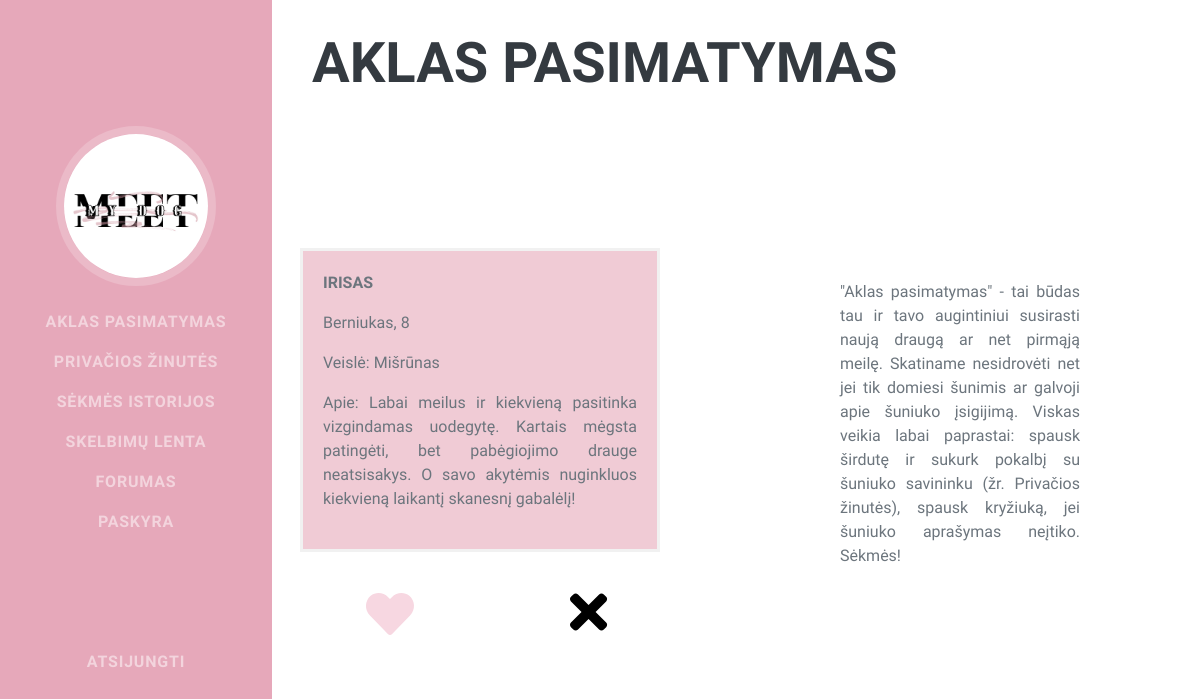
The app's page /date (signed in) with its own data.
### tables this page shows
CREATE TABLE 'information' (id INTEGER NOT NULL, breed TEXT, about_me TEXT, about_dog TEXT, 'dog_age' INTEGER DEFAULT 0, 'dog_name' text DEFAULT '-', 'dog_gender' text DEFAULT '-');

### application.py (the view)
@app.route("/date", methods=["GET", "POST"])
@login_required
def date():
    global person_id
    if request.method == "POST":
        if request.form.get("heart") == "H": # add person to chats
            title = get_title(session["user_id"], person_id)
            db.execute(f"CREATE TABLE IF NOT EXISTS '{title}' ('id' INTEGER PRIMARY KEY AUTOINCREMENT NOT NULL, 'sent_from' INTEGER NOT NULL, 'message' TEXT NOT NULL)")
            title2 = str(db.execute("SELECT name FROM users WHERE id = :ID", ID=session["user_id"])[0]['name']) + str(session["user_id"])
            if not db.execute(f"SELECT id FROM '{title2}' WHERE talk_with = :person_id", person_id=person_id):
                db.execute(f"INSERT INTO '{title2}' (talk_with) VALUES (:person_id)", person_id=person_id)
            return redirect("/date")
        if request.form.get("cross") == "C":
            return redirect("/date")
    else:
        MAX = len(db.execute("SELECT * FROM users"))
        num = random.randint(1, MAX)
        while num == session['user_id']:
            num = random.randint(1, MAX)
        information = db.execute("SELECT * FROM information WHERE id=:ID", ID = num)
        while information[0]['about_dog'] == None:
            while num == session['user_id']:
                num = random.randint(1, MAX)
            information = db.execute("SELECT * FROM information WHERE id=:ID", ID = num)
        person_id = num
        return render_template("date.html", information=information[0])

### application.py (called while the page is built)
@app.after_request
def after_request(response):
    response.headers["Cache-Control"] = "no-cache, no-store, must-revalidate"
    response.headers["Expires"] = 0
    response.headers["Pragma"] = "no-cache"
    return response

### helpers.py (called while the page is built)
def login_required(f):
    @wraps(f)
    def decorated_function(*args, **kwargs):
        if session.get("user_id") is None:
            return redirect("/login")
        return f(*args, **kwargs)
    return decorated_function

### templates/date.html (shortened to what this page needs)
{% extends "inside-layout.html" %}
{% block main %}
    <link rel="stylesheet" href="https://cdnjs.cloudflare.com/ajax/libs/font-awesome/4.7.0/css/font-awesome.min.css">
    <h2>Aklas pasimatymas</h2>
    <a id="box" style="left: 40%; top: 50%; height: 38%; width: 30%; text-align: justify">
        <p style="text-transform: uppercase">{{ information['dog_name'] }}</p>
        <p style="font-weight: normal">{{ information['dog_gender'] }}, {{ information['dog_age'] }}</p>
        <p style="font-weight: normal">Veislė: {{ information['breed'] }}</p>
        <p style="font-weight: normal">Apie: {{ information['about_dog'] }}</p>
    </a>
    <form action="/date" method="post">
        <button name="heart" value="H" style="position: fixed; left: 30%; bottom: 20%; background-color: white; border: 0px;"><i class="fa fa-heart" style="font-size: 48px; color: #f7d7e1"></i></button>
        <button name="cross" value="C" style="position: fixed; left: 47%; bottom: 20%; background-color: white; border: 0px;"><i class="fa fa-times" style="font-size: 54px"></i></button>
    </form>
    <div style="width: 20%; position: fixed; top: 35%; right: 10%; text-align: justify">"Aklas pasimatymas" - tai būdas tau ir tavo augintiniui susirasti naują draugą ar net pirmąją meilę. Skatiname nesidrovėti net jei tik domiesi šunimis ar galvoji apie šuniuko įsigijimą. Viskas veikia labai paprastai: spausk širdutę ir sukurk pokalbį su šuniuko savininku (žr. Privačios žinutės), spausk kryžiuką, jei šuniuko aprašymas neįtiko. Sėkmės!</div>
{% endblock %}

### records on screen
information: dog_name "IRISAS", dog_gender "Berniukas", dog_age "8", breed "Mišrūnas", about_dog "Labai meilus ir kiekvieną pasitinka vizgindamas uodegytę. Kartais mėgsta patingėti, bet pabėgiojimo drauge neatsisakys. O savo akytėmis nuginkluos kiekvieną laikantį skanesnį gabalėlį!"
